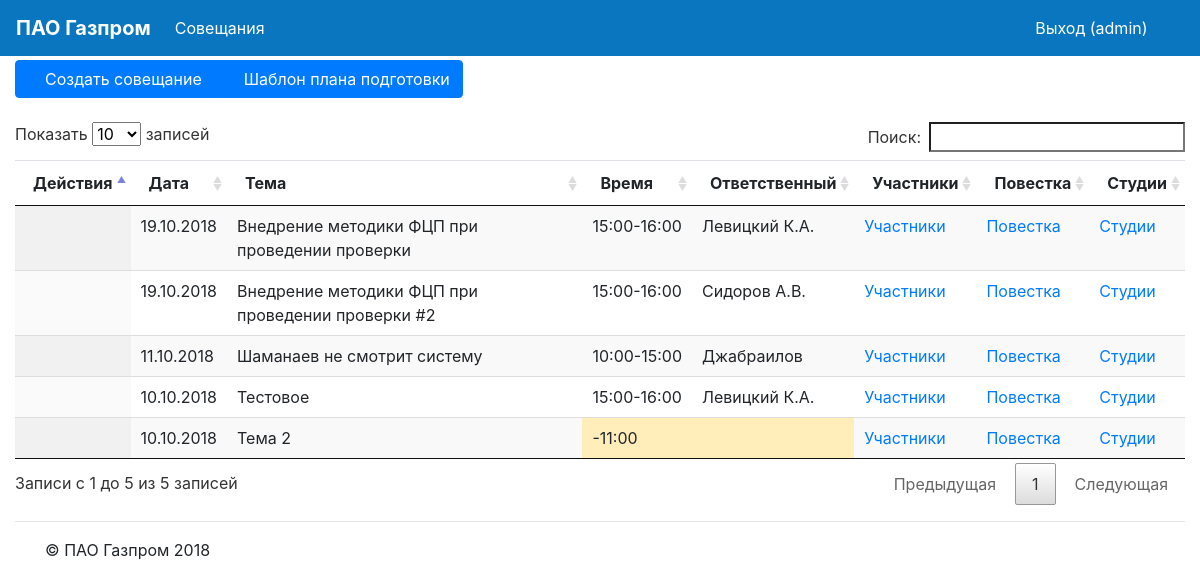
Screenshot of /meet/table/ (signed in) with the database file from the repository.
### meetings/models.py (models this page shows, shortened)
class Meeting(models.Model):
    meet_type = models.CharField(max_length=1, choices=MEETING_TYPE_CHOICES, default=mInternal)
    meet_subj = models.CharField(max_length=128, db_index=True)
    meet_date = models.DateField(null=False, default=timezone.now)
    meet_start = models.CharField(max_length=5,null=True)
    meet_end = models.CharField(max_length=5,null=True)
    meet_acc = models.CharField(max_length=64, db_index=True, blank=True)
    meet_tel = models.CharField(max_length=20, blank=True)
    meet_save = models.BooleanField(default=False)
    meet_confident = models.BooleanField(default=False)
    studios = models.ManyToManyField('Studio', through='StudioList')
    class Meta:
        verbose_name = 'Совещание'
        verbose_name_plural = 'Совещания'

### meetings/views.py (the view)
# urls.py: path('table/', views.meet_table, name='table'),
@mb_login(url='login')
def meet_table(request):
    args={}
    args['employees'] = Employee.objects.all().order_by('f','i','o','dol')
    args['meetings'] = Meeting.objects.all().annotate(members_cnt=Count('member'),items_cnt=Count('item'),studios_cnt=Count('studiolist')).order_by('-meet_date','-meet_start')
    args['deps'] = Dep.objects.all().annotate(studios_cnt=Count('studio')).order_by('name')
    return render(request,'mt_table.html', args)

### meetings/models.py (called while the page is built)
    def __str__(self):
        return self.name

### meetings/views.py (called while the page is built)
def mb_login(function=None, redirect_field_name=REDIRECT_FIELD_NAME, url=None):
    actual_decorator = user_passes_test(
        lambda u: (u.is_authenticated if settings.MB_AUTH else True),
        login_url=reverse_lazy(url),
        redirect_field_name=redirect_field_name
    )
    if function:
        return actual_decorator(function)
    return actual_decorator

def mb_processor(request):
    args={}
    args['mb_auth']=settings.MB_AUTH
    return args

### meetings/templates/mt_table.html (shortened to what this page needs)
{% extends "mb_main.html" %}
{% load staticfiles %}
{% load i18n %}
{% block content %}
    <div class="row">
    <div class="col-sm-12">
        <div class="btn-group" role="group" aria-label="meetings menu">
              <a type="button" class="btn btn-primary" href="{% url 'meetings:add' %}"><i class="fa fa-plus"></i> Создать совещание </a>
              <a type="button" class="btn btn-primary" href="{% url 'meetings:plandoc' %}"><i class="fa fa-list"></i> Шаблон плана подготовки </a>
        </div>
    </div>
    </div>
    <br>
    <table class="table table-sm table-hover display" id="meetTable">
      <thead>
        <tr>
          <th scope="col">Действия</th>
          <th scope="col">Дата</th>
          <th scope="col">Тема</th>
          <th scope="col">Время</th>
          <th scope="col">Ответственный</th>
          <th scope="col">Участники</th>
          <th scope="col">Повестка</th>
          <th scope="col">Студии</th>
        </tr>
      </thead>
      <tbody>
      {% for m in meetings %}
        <tr>
          <th scope="row">
              <a href="#" data-toggle="tooltip" data-placement="top" title="Удалить совещание" onClick="$('#meetingDeleteButton').attr('href','{% url 'meetings:delete' m.id %}');$('#meetingDeleteModal').find('div.modal-body').find('span').text('{{ m.meet_subj }}');$('#meetingDeleteModal').modal('show');"><i class="fa fa-trash"></i></a>
              <a href="{% url 'meetings:update' m.id %}" data-toggle="tooltip" data-placement="top" title="Изменить данные"><i class="fa fa-edit"></i></a>
              <a href="{% url 'meetings:copy' m.id %}" data-toggle="tooltip" data-placement="top" title="Скопировать"><i class="fa fa-copy"></i></a>
              <a href="#" data-toggle="tooltip" data-placement="top" title="Контроль" onClick="showCheckWindow({{ m.id }});"><i class="fa fa-check-square"></i></a>
          </th>
          <td>{{ m.meet_date | date:"d.m.Y" }}</td>
          <td {% if m.meet_subj == '' %}class="table-warning"{% endif %}>{{ m.meet_subj }}</td>
          <td {% if m.meet_start == '' %}class="table-warning"{% endif %}>{{ m.meet_start }}-{{ m.meet_end }}</td>
          <td {% if m.meet_acc == '' %}class="table-warning"{% endif %}><span class='arrow' data-toggle="tooltip" data-placement="top" title="{{ m.meet_tel }}">{{ m.meet_acc }}</span></td>
          <td {% if m.members_cnt == 0 %}class="table-warning"{% endif %}>
               <a href="#" data-toggle="modal" data-target=".members-modal-lg" data-meet="{{ m.id }}" data-subj="{{ m.meet_subj }}" data-dt="{{ m.meet_date }}">Участники</a>
               <a href="{% url 'meetings:membersdoc' m.id %}" target='_blank' data-toggle="tooltip" data-placement="top" title="Формировать список участников" onClick=""><i class="fa fa-users"></i></a>
          </td>
          <td {% if m.items_cnt == 0 %}class="table-warning"{% endif %}>
              <a href="#" data-toggle="modal" data-target=".items-modal-lg" data-meet="{{ m.id }}" data-subj="{{ m.meet_subj }}" data-dt="{{ m.meet_date }}">Повестка</a>
              <a href="{% url 'meetings:itemsdoc' m.id %}" target='_blank' data-toggle="tooltip" data-placement="top" title="Формировать повестку" onClick=""><i class="fa fa-list"></i></a>
          </td>
          <td {% if m.studios_cnt == 0 %}class="table-warning"{% endif %}>
              <a href="#" data-toggle="modal" data-target=".studios-modal-lg" data-meet="{{ m.id }}" data-subj="{{ m.meet_subj }}" data-dt="{{ m.meet_date }}">Студии</a>
              <a href="{% url 'meetings:studiosdoc' m.id %}" target='_blank' data-toggle="tooltip" data-placement="top" title="Формировать заявку" onClick=""><i class="fa fa-file"></i></a>
          </td>
        </tr>
      {% endfor %}
      </tbody>
    </table>
{% endblock %}

### templates/mb_main.html (shortened to what this page needs)
{% load staticfiles %}
{% load cache %}
<!DOCTYPE html>
<html>
<head>
    <link rel="stylesheet" type="text/css" href="{% static "css/bootstrap.min.css" %}">
    <link rel="stylesheet" type="text/css" href="{% static "css/bootstrap-datepicker.min.css" %}">
    <link rel="stylesheet" type="text/css" href="{% static "css/bootstrap-timepicker.min.css" %}">
    <link rel="stylesheet" type="text/css"  href="{% static "css/jquery.dataTables.min.css" %}">
    <link rel="stylesheet" href="{% static "fonts/css/all.css" %}">
    <link rel="stylesheet" type="text/css"  href="{% static "appendGrid/jquery-ui.structure.min.css" %}">
    <link rel="stylesheet" type="text/css"  href="{% static "appendGrid/jquery-ui.theme.min.css" %}">
    <link rel="stylesheet" type="text/css"  href="{% static "appendGrid/jquery.appendGrid-1.7.1.min.css" %}">
</head>
<body style="padding-top:60px;">
    <div class="container-fluid">
    <div class="row">
    <div class="col-sm-12">
    <nav class="navbar navbar-expand-md navbar-dark fixed-top" style="background-color: #0a76bf;">
      <button class="navbar-toggler" type="button" data-toggle="collapse" data-target="#navbarLeft" aria-controls="navbarLeft" aria-expanded="false" aria-label="Toggle navigation">
      </button>
      <a class="navbar-brand" href="{% url 'home' %}"><b>ПАО Газпром</b></a>
      <div class="collapse navbar-collapse" id="navbarLeft">
        <ul class="navbar-nav mr-auto">
          <li class="nav-item active">
            <a class="nav-link" href="{% url 'meetings:table' %}">Совещания <span class="sr-only">(current)</span></a>
          </li>
        </ul>
        <ul class="navbar-nav mr-left">
          {% if mb_auth %}
              <li class="nav-item active">
            {% if user.is_authenticated %}
                <a class="nav-link" href="{% url "logout" %}">Выход ({{ user.username }})</a>
            {% else %}
                <a class="nav-link" href="{% url "login" %}"><i class="fa fa-torsos"></i>Вход</a>
            {% endif %}
              </li>
          {% endif %}
          {% if user.is_superuser or user.is_staff %}
              <li class="nav-item active">
                <a class="nav-link" href="{% url 'admin:index' %}"><i class="fa fa-cogs"></i></a>
              </li>
          {% endif %}
         </ul>
      </div>
    </nav>
    {% block content %}{% endblock %}
    <hr class="my-3">
    <footer class="container">
      <p>&copy; ПАО Газпром 2018</p>
    </footer>
    </div>
</body>
</html>

### rows the page displays
Meeting: meet_date "19.10.2018", meet_subj "Внедрение методики ФЦП при проведении проверки", meet_start "15:00", meet_end "16:00", meet_acc "Левицкий К.А."
Meeting: meet_date "19.10.2018", meet_subj "Внедрение методики ФЦП при проведении проверки #2", meet_start "15:00", meet_end "16:00", meet_acc "Сидоров А.В."
Meeting: meet_date "11.10.2018", meet_subj "Шаманаев не смотрит систему", meet_start "10:00", meet_end "15:00", meet_acc "Джабраилов"
Meeting: meet_date "10.10.2018", meet_subj "Тестовое", meet_start "15:00", meet_end "16:00", meet_acc "Левицкий К.А."
Meeting: meet_date "10.10.2018", meet_subj "Тема 2", meet_end "11:00"

### other values shown
{{ user.username }} "admin"
